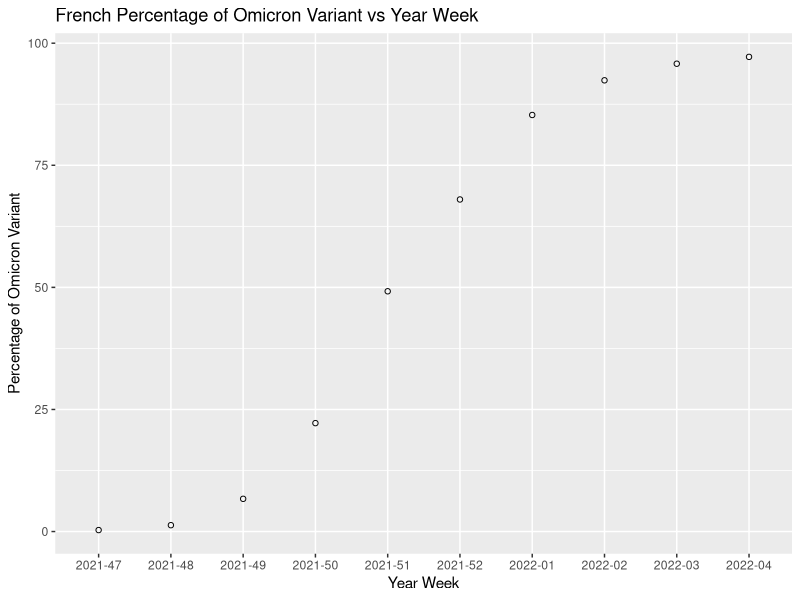
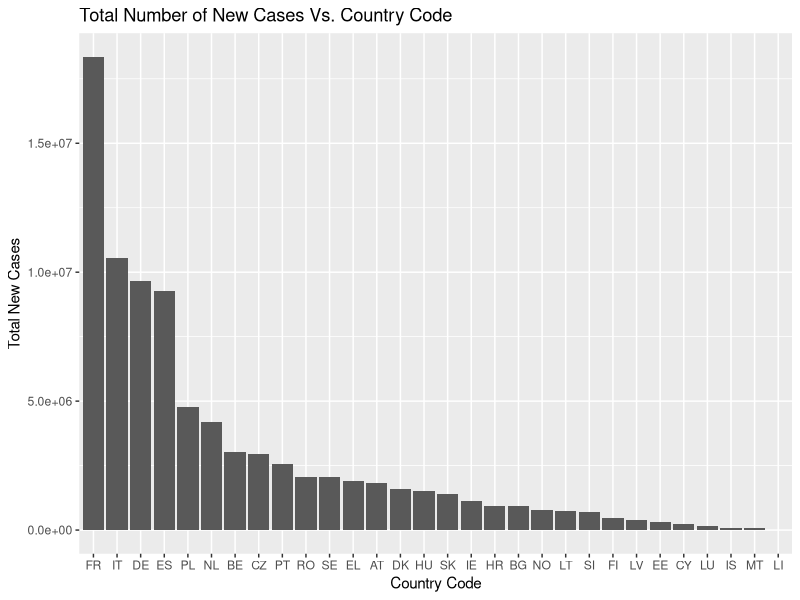

Write the R code that produced these figures, in order.
library(tidyverse)

# initial data set
coviddata <- read.csv("data/europedata.csv")

# filtered csv file down to omicron (B.1.1.529) and source to GISAID
omicrondata <- coviddata %>%
  filter(variant == "B.1.1.529", source == "GISAID")

# filtered csv file down to delta (B.1.617.2) and source to GISAID
deltadata <- coviddata %>%
  filter(variant == "B.1.617.2", source == "GISAID")

# Distribution of Variables

# Analysis of data omicron/delta (max and min)

omicron_analysis <- omicrondata %>%
  summarise(max_detected = max(number_detections_variant), 
            min_detected = min(number_detections_variant),
            range_detected = max_detected - min_detected,
            standard_deviation = sd(number_detections_variant),
            avg_detections_omicron = mean(number_detections_variant))

delta_analysis <- deltadata %>%
  summarise(max_detected = max(number_detections_variant), 
            min_detected = min(number_detections_variant),
            range_detected = max_detected - min_detected, 
            standard_deviation = sd(number_detections_variant), 
            avg_detections_delta = mean(number_detections_variant))



# Relationships between variables
# Total new cases table and graph 
total_cases <- omicrondata %>%
  group_by(country_code) %>%
  summarize(totalcases = sum(new_cases)) %>%
  arrange(desc(totalcases))

# Total new cases plot
total_cases_plot <- ggplot(total_cases, aes(x = reorder(country_code, - totalcases), y=totalcases)) +
  geom_bar(stat="identity") +
  labs(y = "Total New Cases", x = "Country Code", title = "Total Number of New Cases Vs. Country Code")

# French omicron data
FR_omicron_cases <- omicrondata %>%
  filter(country_code == "FR") %>%
  tail(10)

# French Omicron plot
FR_omicron_cases_plot <- ggplot(data = FR_omicron_cases, aes(x = year_week, y = percent_variant)) +
  geom_point(shape = 1) +
  labs(x = "Year Week", y = "Percentage of Omicron Variant", 
       title = "French Percentage of Omicron Variant vs Year Week")